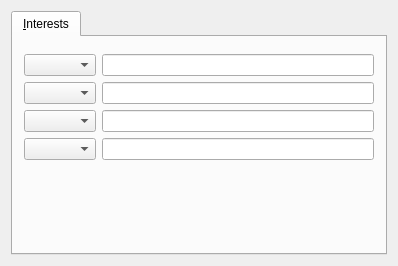
<ui version="4.0" >
 <class>InterestsInfoBase</class>
 <widget class="QWidget" name="InterestsInfoBase" >
  <property name="geometry" >
   <rect>
    <x>0</x>
    <y>0</y>
    <width>398</width>
    <height>266</height>
   </rect>
  </property>
  <property name="windowTitle" >
   <string>Form2</string>
  </property>
  <layout class="QVBoxLayout" >
   <property name="margin" >
    <number>11</number>
   </property>
   <property name="spacing" >
    <number>6</number>
   </property>
   <item>
    <widget class="QTabWidget" name="TabWidget2" >
     <widget class="QWidget" name="tab" >
      <attribute name="title" >
       <string>&amp;Interests</string>
      </attribute>
      <layout class="QVBoxLayout" >
       <property name="margin" >
        <number>11</number>
       </property>
       <property name="spacing" >
        <number>6</number>
       </property>
       <item>
        <widget class="QWidget" native="1" name="wndInterests" />
       </item>
       <item>
        <layout class="QGridLayout" >
         <property name="margin" >
          <number>0</number>
         </property>
         <property name="spacing" >
          <number>6</number>
         </property>
         <item row="0" column="0" >
          <widget class="QComboBox" name="cmbBg1" />
         </item>
         <item row="0" column="1" >
          <widget class="QLineEdit" name="edtBg1" />
         </item>
         <item row="3" column="1" >
          <widget class="QLineEdit" name="edtBg4" />
         </item>
         <item row="1" column="0" >
          <widget class="QComboBox" name="cmbBg2" />
         </item>
         <item row="3" column="0" >
          <widget class="QComboBox" name="cmbBg4" />
         </item>
         <item row="1" column="1" >
          <widget class="QLineEdit" name="edtBg2" />
         </item>
         <item row="2" column="0" >
          <widget class="QComboBox" name="cmbBg3" />
         </item>
         <item row="2" column="1" >
          <widget class="QLineEdit" name="edtBg3" />
         </item>
        </layout>
       </item>
       <item>
        <spacer>
         <property name="orientation" >
          <enum>Qt::Vertical</enum>
         </property>
         <property name="sizeType" >
          <enum>QSizePolicy::Expanding</enum>
         </property>
         <property name="sizeHint" >
          <size>
           <width>20</width>
           <height>20</height>
          </size>
         </property>
        </spacer>
       </item>
      </layout>
     </widget>
    </widget>
   </item>
  </layout>
 </widget>
 <tabstops>
  <tabstop>cmbBg1</tabstop>
  <tabstop>edtBg1</tabstop>
  <tabstop>cmbBg2</tabstop>
  <tabstop>edtBg2</tabstop>
  <tabstop>cmbBg3</tabstop>
  <tabstop>edtBg3</tabstop>
  <tabstop>cmbBg4</tabstop>
  <tabstop>edtBg4</tabstop>
 </tabstops>
 <resources/>
 <connections/>
</ui>
